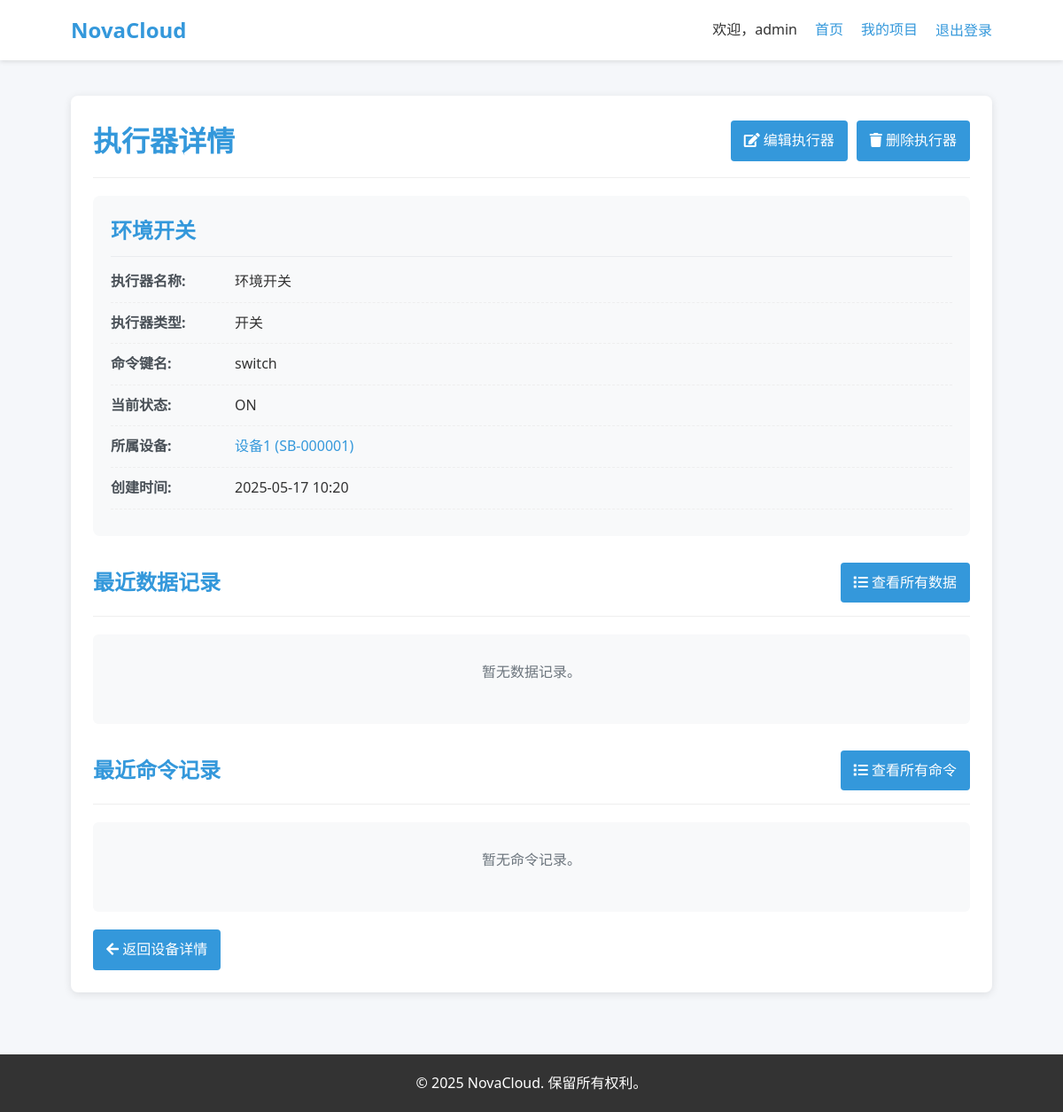
The page /actuators/1/ (signed in) on the database as committed earlier.
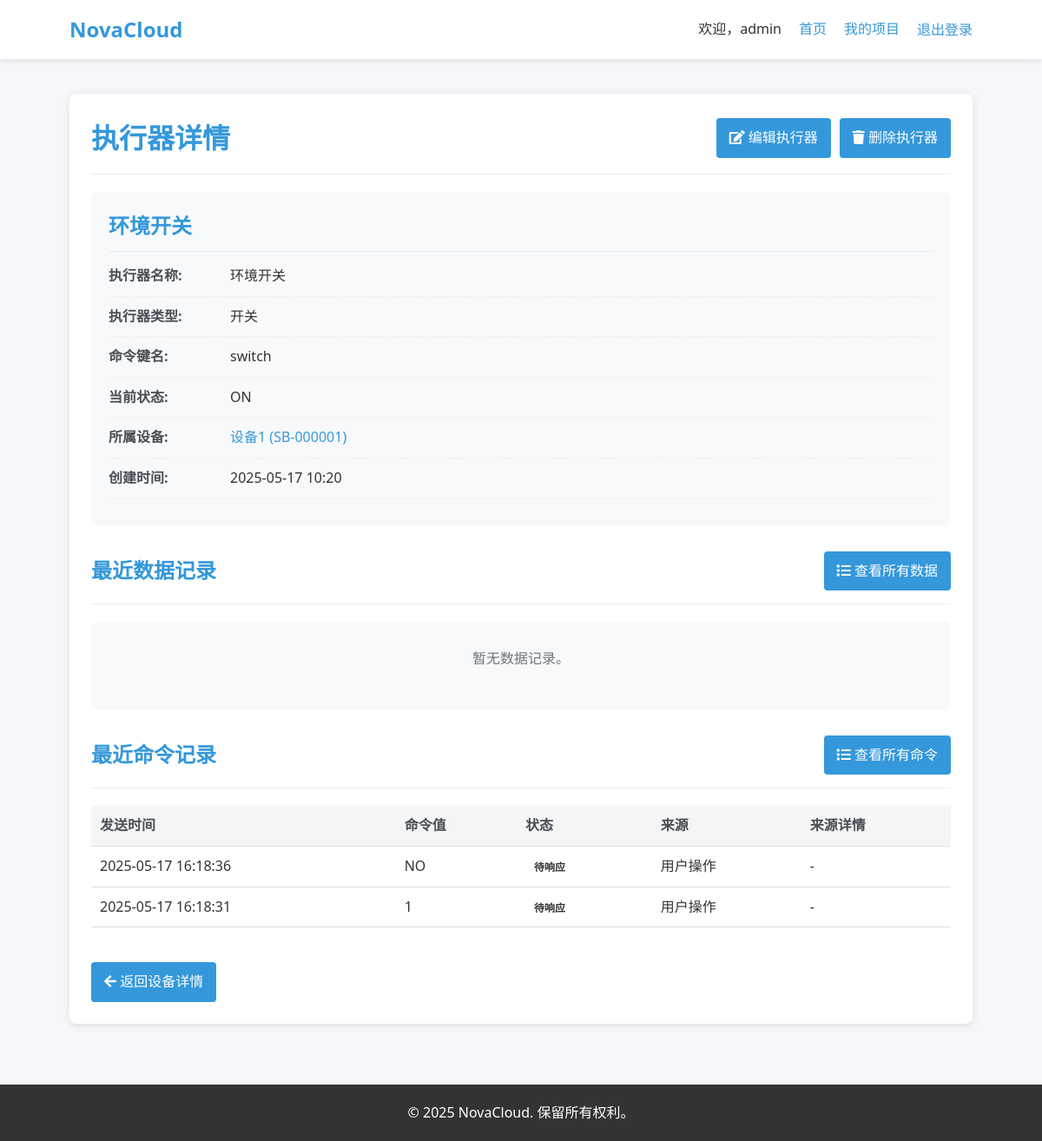
The same page on the database as committed later.
### iot_devices/models.py (models this page shows, shortened)
class ActuatorCommand(models.Model):
    STATUS_CHOICES = (
        ('pending', '待响应'),
        ('success', '成功'),
        ('failed', '失败'),
        ('timeout', '超时'),
    )
    SOURCE_CHOICES = (
        ('user', '用户操作'),
        ('strategy', '策略触发'),
        ('system', '系统操作'),
    )
    actuator = models.ForeignKey(Actuator, on_delete=models.CASCADE, related_name='commands', verbose_name='执行器')
    timestamp = models.DateTimeField('发送时间', auto_now_add=True)
    command_value = models.CharField('命令值', max_length=100, help_text="发送的命令值")
    status = models.CharField('命令状态', max_length=20, choices=STATUS_CHOICES, default='pending')
    source = models.CharField('命令来源', max_length=20, choices=SOURCE_CHOICES, default='user')
    source_detail = models.CharField('来源详情', max_length=100, blank=True, null=True, help_text="例如：策略名称、用户名等")
    response_time = models.DateTimeField('响应时间', blank=True, null=True)
    response_message = models.TextField('响应消息', blank=True, null=True)
    class Meta:
        verbose_name = '执行器命令'
        verbose_name_plural = '执行器命令'
        ordering = ['-timestamp']
        indexes = [
            models.Index(fields=['actuator', '-timestamp'])
        ]

### iot_devices/views.py (the view)
# urls.py: path('actuators/<int:pk>/', views.ActuatorDetailView.as_view(), name='actuator_detail'),
class ActuatorDetailView(LoginRequiredMixin, DetailView):
    model = Actuator
    template_name = 'iot_devices/actuator_detail.html'
    context_object_name = 'actuator'
    def get_object(self):
        actuator = get_object_or_404(Actuator, id=self.kwargs['pk'])
        if actuator.device.project.owner != self.request.user:
            raise HttpResponseForbidden("您没有权限查看此执行器")
        return actuator
    def get_context_data(self, **kwargs):
        context = super().get_context_data(**kwargs)
        context['device'] = self.object.device
        context['recent_data'] = ActuatorData.objects.filter(actuator=self.object).order_by('-timestamp')[:10]
        context['recent_commands'] = ActuatorCommand.objects.filter(actuator=self.object).order_by('-timestamp')[:10]
        return context

### templates/iot_devices/actuator_detail.html (shortened to what the changed rows need)
{% extends 'base.html' %}
{% block content %}
<div class="content-section">
    <div class="section-header">
        <h1>执行器详情</h1>
    </div>
    <div class="detail-card">
        <div class="detail-header">
            <h2>{{ actuator.name }}</h2>
        </div>
    </div>
    <div class="sub-section">
        <div class="section-header">
            <h2>最近数据记录</h2>
        </div>
    </div>
    <div class="sub-section">
        <div class="section-header">
            <h2>最近命令记录</h2>
        </div>
        {% if recent_commands %}
            <div class="table-responsive">
                <table class="data-table">
                    <thead>
                        <tr>
                            <th>发送时间</th>
                            <th>命令值</th>
                            <th>状态</th>
                            <th>来源</th>
                            <th>来源详情</th>
                        </tr>
                    </thead>
                    <tbody>
                        {% for command in recent_commands %}
                        <tr>
                            <td>{{ command.timestamp|date:"Y-m-d H:i:s" }}</td>
                            <td>{{ command.command_value }}</td>
                            <td>
                                <span class="badge {% if command.status == 'success' %}badge-success{% elif command.status == 'pending' %}badge-warning{% else %}badge-danger{% endif %}">
                                    {{ command.get_status_display }}
                                </span>
                            </td>
                            <td>{{ command.get_source_display }}</td>
                            <td>{{ command.source_detail|default:"-" }}</td>
                        </tr>
                        {% endfor %}
                    </tbody>
                </table>
            </div>
        {% else %}
            <div class="no-data">
                <p>暂无命令记录。</p>
            </div>
        {% endif %}
    </div>
</div>
{% endblock %}

Rows that differ between the two databases and show on the page:
added ActuatorCommand: timestamp "2025-05-17 16:18:36", command_value "NO", status "待响应", source "用户操作", source_detail "-"
added ActuatorCommand: timestamp "2025-05-17 16:18:31", command_value "1", status "待响应", source "用户操作", source_detail "-"
Other text that changed with them:
text no longer shown: "暂无命令记录。"
text now shown: "发送时间 命令值 状态 来源 来源详情"
